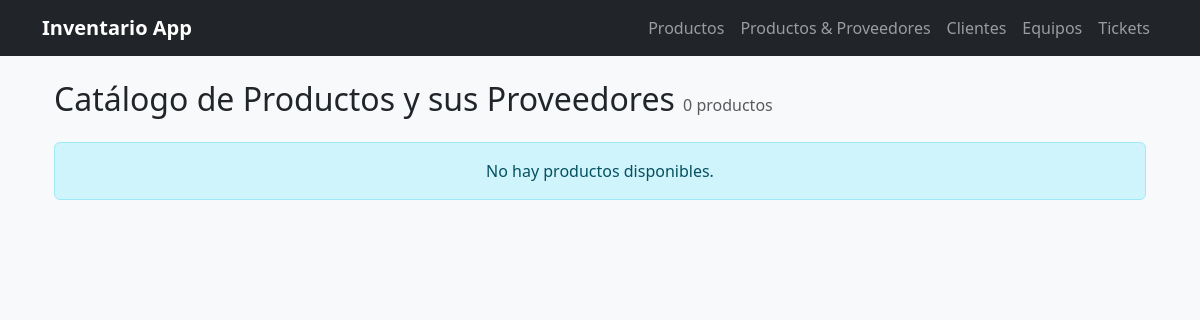
Page /productos/proveedores/ on the earlier database version.
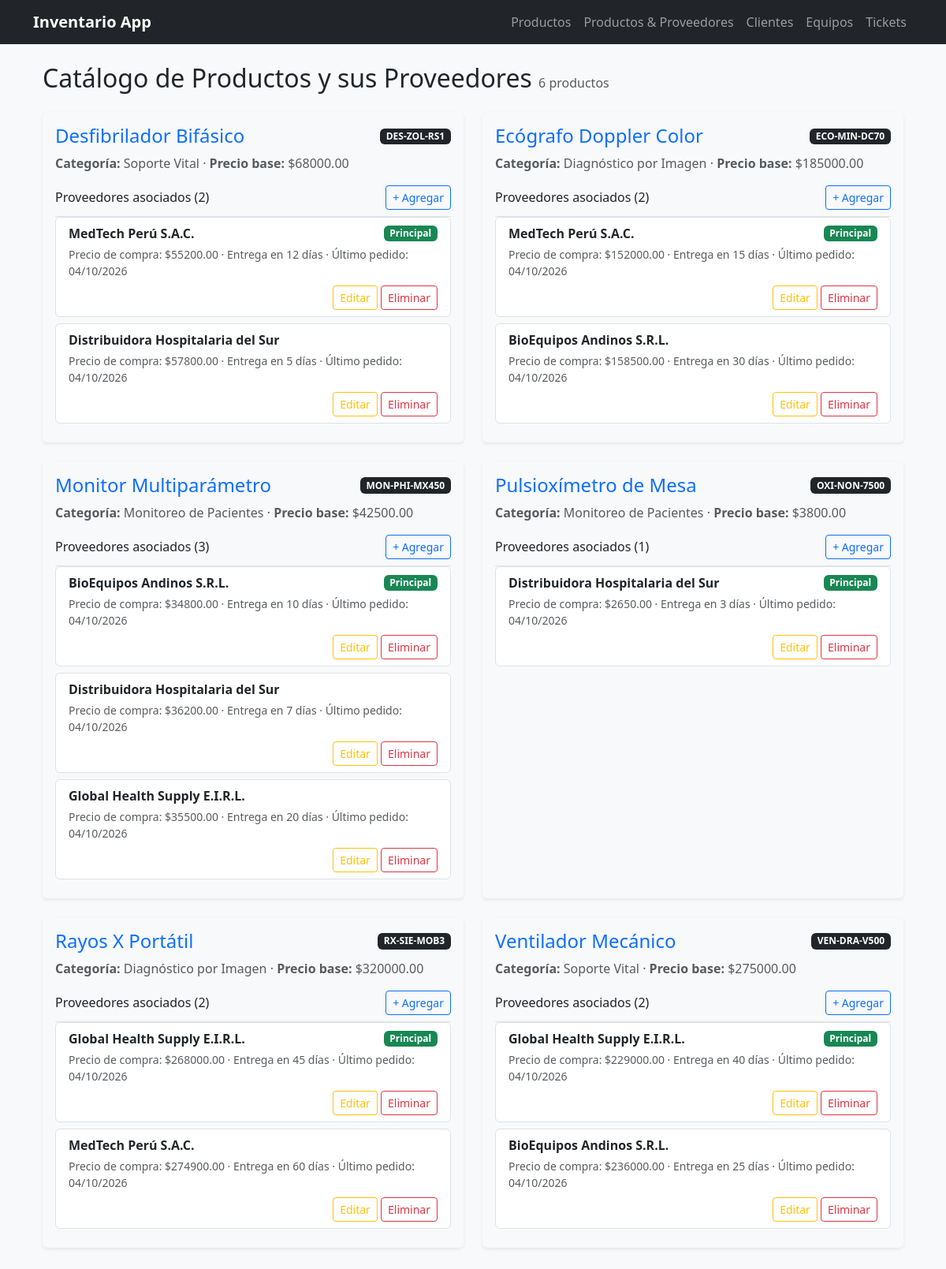
Same page on the later database version.
### inventario/models.py (models this page shows, shortened)
class Producto(models.Model):
    codigo_sku = models.CharField(max_length=50, unique=True)
    nombre = models.CharField(max_length=100)
    marca = models.CharField(max_length=50)
    modelo = models.CharField(max_length=50)
    precio_base = models.DecimalField(max_digits=10, decimal_places=2)
    meses_garantia = models.IntegerField()
    categoria = models.ForeignKey(
        Categoria,
        on_delete=models.PROTECT,
        related_name='productos',
        null=True,
        blank=True
    )
    proveedores = models.ManyToManyField(
        Proveedor,
        through='Suministro',
        related_name='productos',
        blank=True
    )

class Categoria(models.Model):
    nombre = models.CharField(max_length=100, unique=True)
    descripcion = models.TextField(blank=True, null=True)
    class Meta:
        verbose_name = "Categoria"
        verbose_name_plural = "Categorias"

class Suministro(models.Model):
    producto = models.ForeignKey(Producto, on_delete=models.CASCADE)
    proveedor = models.ForeignKey(Proveedor, on_delete=models.CASCADE)
    precio_compra = models.DecimalField(max_digits=10, decimal_places=2)
    dias_entrega_promedio = models.IntegerField(help_text="Tiempo estimado de entrega en días")
    es_proveedor_principal = models.BooleanField(default=False)
    fecha_ultimo_pedido = models.DateField(auto_now=True)
    class Meta:
        unique_together = ('producto', 'proveedor')

class Proveedor(models.Model):
    nombre_empresa = models.CharField(max_length=150)
    ruc_nit = models.CharField(max_length=20, unique=True)
    contacto = models.CharField(max_length=100)
    telefono = models.CharField(max_length=20)

### inventario/views.py (the view)
# urls.py: path('productos/proveedores/', views.productos_proveedores, name='productos_proveedores'),
def productos_proveedores(request):
    productos = Producto.objects.prefetch_related(
        'suministro_set__proveedor'
    ).order_by('nombre')
    return render(request, 'inventario/productos_proveedores.html', {'productos': productos})

### inventario/templates/inventario/productos_proveedores.html (shortened to what this page needs)
{% extends "inventario/base.html" %}
{% block content %}
<div class="container mt-4">
    <h2 class="mb-4">
        Catálogo de Productos y sus Proveedores
        <small class="text-muted fs-6">{{ productos|length }} producto{{ productos|length|pluralize }}</small>
    </h2>
    <div class="row">
        {% for producto in productos %}
        <div class="col-md-6 mb-4">
            <div class="card h-100 shadow-sm border-0 bg-light">
                <div class="card-body">
                    <div class="d-flex justify-content-between align-items-center mb-2">
                        <h4 class="card-title text-primary m-0">{{ producto.nombre }}</h4>
                        <span class="badge bg-dark">{{ producto.codigo_sku|upper }}</span>
                    </div>
                    <p class="text-muted mb-3">
                        <strong>Categoría:</strong> {{ producto.categoria.nombre|default:"Sin categoría" }}
                        · <strong>Precio base:</strong> ${{ producto.precio_base|floatformat:2 }}
                    </p>
                    <div class="d-flex justify-content-between align-items-center border-bottom pb-2">
                        <h6 class="m-0">
                            Proveedores asociados
                            ({{ producto.suministro_set.all|length }})
                        </h6>
                        <a href="{% url 'crear_suministro' producto.pk %}" class="btn btn-sm btn-outline-primary">+ Agregar</a>
                    </div>
                    <div class="list-group list-group-flush">
                        {% for suministro in producto.suministro_set.all %}
                        <div class="list-group-item bg-white rounded mb-2 border">
                            {% include "inventario/partials/_suministro_item.html" %}
                            <div class="mt-2 text-end">
                                {% url 'editar_suministro' suministro.pk as url_editar %}
                                {% url 'eliminar_suministro' suministro.pk as url_eliminar %}
                                {% include "inventario/partials/_acciones.html" %}
                            </div>
                        </div>
                        {% empty %}
                        <p class="text-muted small fst-italic my-2">No hay proveedores registrados para este producto.</p>
                        {% endfor %}
                    </div>
                </div>
            </div>
        </div>
        {% empty %}
        <div class="col-12">
            <div class="alert alert-info text-center">No hay productos disponibles.</div>
        </div>
        {% endfor %}
    </div>
</div>
{% endblock %}

### inventario/templates/inventario/partials/_suministro_item.html
<div class="d-flex justify-content-between align-items-center">
    <strong class="text-dark">{{ suministro.proveedor.nombre_empresa }}</strong>
    {% if suministro.es_proveedor_principal %}
        <span class="badge bg-success">Principal</span>
    {% endif %}
</div>
<small class="text-muted d-block mt-1">
    Precio de compra: ${{ suministro.precio_compra|floatformat:2 }}
    · Entrega en {{ suministro.dias_entrega_promedio }} día{{ suministro.dias_entrega_promedio|pluralize }}
    · Último pedido: {{ suministro.fecha_ultimo_pedido|date:"d/m/Y" }}
</small>

### inventario/templates/inventario/partials/_acciones.html
<a href="{{ url_editar }}" class="btn btn-sm btn-outline-warning">Editar</a>
<a href="{{ url_eliminar }}" class="btn btn-sm btn-outline-danger">Eliminar</a>

Differences in the rows shown:
added Producto: nombre "Desfibrilador Bifásico", codigo_sku "DES-ZOL-RS1", categoria.nombre "Soporte Vital", precio_base "68000.00", suministro_set.all|length "2"
added Suministro: proveedor.nombre_empresa "MedTech Perú S.A.C.", es_proveedor_principal "Principal", precio_compra "55200.00", dias_entrega_promedio "12", fecha_ultimo_pedido "04/10/2026", shown under "Desfibrilador Bifásico"
added Suministro: proveedor.nombre_empresa "Distribuidora Hospitalaria del Sur", precio_compra "57800.00", dias_entrega_promedio "5", fecha_ultimo_pedido "04/10/2026", shown under "Desfibrilador Bifásico"
added Producto: nombre "Ecógrafo Doppler Color", codigo_sku "ECO-MIN-DC70", categoria.nombre "Diagnóstico por Imagen", precio_base "185000.00", suministro_set.all|length "2"
added Suministro: proveedor.nombre_empresa "MedTech Perú S.A.C.", es_proveedor_principal "Principal", precio_compra "152000.00", dias_entrega_promedio "15", fecha_ultimo_pedido "04/10/2026", shown under "Ecógrafo Doppler Color"
added Suministro: proveedor.nombre_empresa "BioEquipos Andinos S.R.L.", precio_compra "158500.00", dias_entrega_promedio "30", fecha_ultimo_pedido "04/10/2026", shown under "Ecógrafo Doppler Color"
added Producto: nombre "Monitor Multiparámetro", codigo_sku "MON-PHI-MX450", categoria.nombre "Monitoreo de Pacientes", precio_base "42500.00", suministro_set.all|length "3"
added Suministro: proveedor.nombre_empresa "BioEquipos Andinos S.R.L.", es_proveedor_principal "Principal", precio_compra "34800.00", dias_entrega_promedio "10", fecha_ultimo_pedido "04/10/2026", shown under "Monitor Multiparámetro"
added Suministro: proveedor.nombre_empresa "Distribuidora Hospitalaria del Sur", precio_compra "36200.00", dias_entrega_promedio "7", fecha_ultimo_pedido "04/10/2026", shown under "Monitor Multiparámetro"
added Suministro: proveedor.nombre_empresa "Global Health Supply E.I.R.L.", precio_compra "35500.00", dias_entrega_promedio "20", fecha_ultimo_pedido "04/10/2026", shown under "Monitor Multiparámetro"
added Producto: nombre "Pulsioxímetro de Mesa", codigo_sku "OXI-NON-7500", categoria.nombre "Monitoreo de Pacientes", precio_base "3800.00", suministro_set.all|length "1"
added Suministro: proveedor.nombre_empresa "Distribuidora Hospitalaria del Sur", es_proveedor_principal "Principal", precio_compra "2650.00", dias_entrega_promedio "3", fecha_ultimo_pedido "04/10/2026", shown under "Pulsioxímetro de Mesa"
added Producto: nombre "Rayos X Portátil", codigo_sku "RX-SIE-MOB3", categoria.nombre "Diagnóstico por Imagen", precio_base "320000.00", suministro_set.all|length "2"
added Suministro: proveedor.nombre_empresa "Global Health Supply E.I.R.L.", es_proveedor_principal "Principal", precio_compra "268000.00", dias_entrega_promedio "45", fecha_ultimo_pedido "04/10/2026", shown under "Rayos X Portátil"
added Suministro: proveedor.nombre_empresa "MedTech Perú S.A.C.", precio_compra "274900.00", dias_entrega_promedio "60", fecha_ultimo_pedido "04/10/2026", shown under "Rayos X Portátil"
added Producto: nombre "Ventilador Mecánico", codigo_sku "VEN-DRA-V500", categoria.nombre "Soporte Vital", precio_base "275000.00", suministro_set.all|length "2"
added Suministro: proveedor.nombre_empresa "Global Health Supply E.I.R.L.", es_proveedor_principal "Principal", precio_compra "229000.00", dias_entrega_promedio "40", fecha_ultimo_pedido "04/10/2026", shown under "Ventilador Mecánico"
added Suministro: proveedor.nombre_empresa "BioEquipos Andinos S.R.L.", precio_compra "236000.00", dias_entrega_promedio "25", fecha_ultimo_pedido "04/10/2026", shown under "Ventilador Mecánico"
Other differences:
{{ productos|length }}: "0" → "6"
text no longer shown: "No hay productos disponibles."
